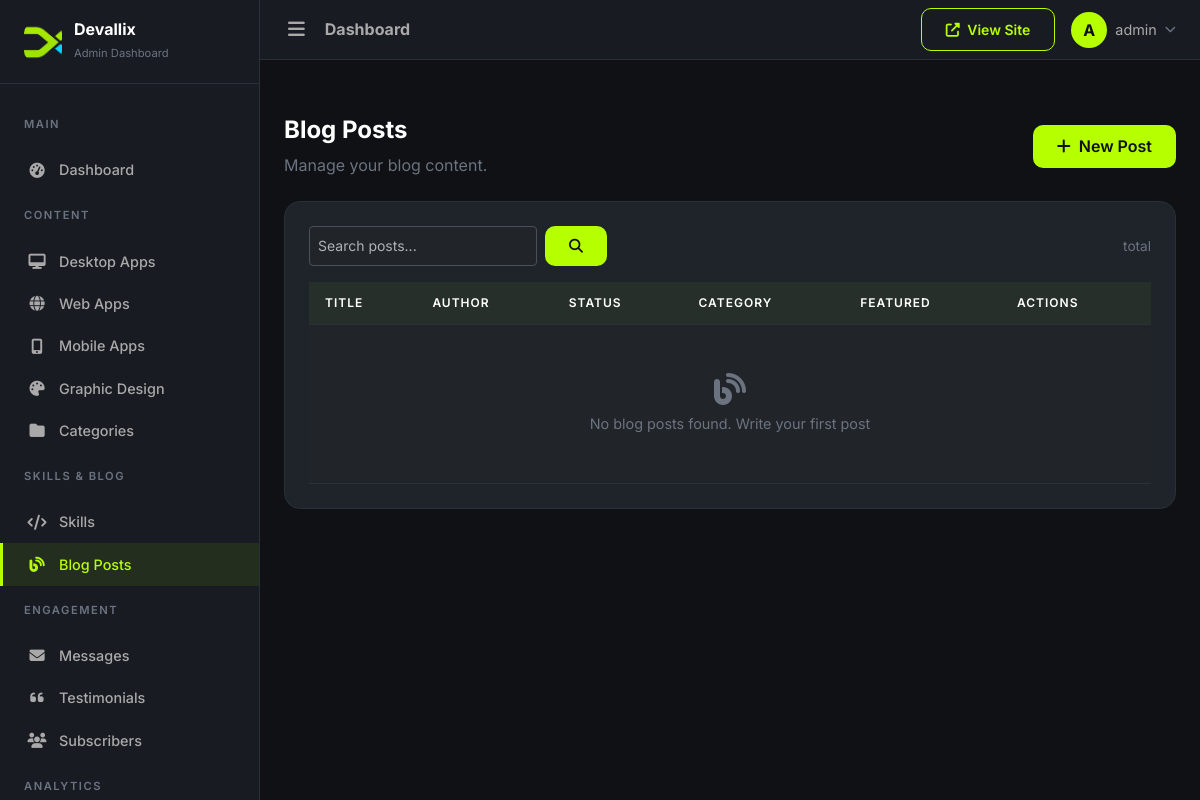
Screenshot of /dashboard/blog/ (signed in) with the database file from the repository.
### apps/core/models.py (models this page shows, shortened)
class SiteSettings(models.Model):
    site_name = models.CharField(max_length=200, default='DevPortfolio')
    site_tagline = models.CharField(max_length=300, blank=True)
    logo = models.ImageField(upload_to='uploads/site/', blank=True, null=True)
    favicon = models.ImageField(upload_to='uploads/site/', blank=True, null=True)
    hero_title = models.CharField(max_length=300, blank=True)
    hero_subtitle = models.TextField(blank=True)
    hero_cta_text = models.CharField(max_length=100, default='View Portfolio')
    hero_cta_url = models.CharField(max_length=300, default='/portfolio/')
    about_image = models.ImageField(upload_to='uploads/site/', blank=True, null=True)
    footer_text = models.TextField(blank=True)
    meta_title = models.CharField(max_length=200, blank=True)
    meta_description = models.TextField(blank=True)
    meta_keywords = models.TextField(blank=True)
    og_image = models.ImageField(upload_to='uploads/site/', blank=True, null=True)
    google_analytics_code = models.TextField(blank=True)
    email = models.EmailField(blank=True)
    phone = models.CharField(max_length=20, blank=True)
    address = models.TextField(blank=True)
    github_url = models.URLField(blank=True)
    linkedin_url = models.URLField(blank=True)
    twitter_url = models.URLField(blank=True)
    youtube_url = models.URLField(blank=True)
    facebook_url = models.URLField(blank=True)
    instagram_url = models.URLField(blank=True)
    updated_at = models.DateTimeField(auto_now=True)
    class Meta:
        verbose_name = 'Site Settings'
        verbose_name_plural = 'Site Settings'
    @classmethod
    def load(cls):
        obj, created = cls.objects.get_or_create(pk=1)
        return obj

### apps/accounts/models.py (models this page shows, shortened)
class User(AbstractUser):
    email = models.EmailField(unique=True)
    bio = models.TextField(blank=True)
    avatar = models.ImageField(upload_to='avatars/', blank=True, null=True)
    job_title = models.CharField(max_length=200, blank=True)
    phone = models.CharField(max_length=20, blank=True)
    location = models.CharField(max_length=200, blank=True)
    website = models.URLField(blank=True)
    github = models.URLField(blank=True)
    linkedin = models.URLField(blank=True)
    twitter = models.URLField(blank=True)
    class Meta:
        verbose_name = 'User'
        verbose_name_plural = 'Users'

### apps/dashboard/views.py (the view)
# urls.py: path('blog/', views.BlogPostListView.as_view(), name='blog_list'),
class BlogPostListView(DashboardLoginRequiredMixin, ListView):
    model = BlogPost
    template_name = 'dashboard/blog_list.html'
    context_object_name = 'posts'
    paginate_by = 20
    def get_queryset(self):
        qs = BlogPost.objects.all()
        search = self.request.GET.get('q')
        status = self.request.GET.get('status')
        if search:
            qs = qs.filter(title__icontains=search)
        if status:
            qs = qs.filter(status=status)
        return qs

### templates/dashboard/blog_list.html (shortened to what this page needs)
{% extends 'dashboard/base_dashboard.html' %}
{% block content %}
<div class="page-section">
    <div class="d-flex justify-content-between align-items-center mb-4">
        <div>
            <h4 class="page-title">Blog Posts</h4>
            <p style="color:var(--text-dim);margin:0;">Manage your blog content.</p>
        </div>
        <a href="{% url 'dashboard:blog_create' %}" class="btn btn-accent">
            <i class="fas fa-plus me-1"></i> New Post
        </a>
    </div>
    <div class="dashboard-card">
        <div class="d-flex justify-content-between align-items-center mb-3">
            <form method="get" class="d-flex gap-2" style="max-width:400px;">
                <input type="text" name="search" class="form-control form-control-sm" placeholder="Search posts..." value="{{ search_query|default:'' }}">
                <button type="submit" class="btn btn-accent btn-sm"><i class="fas fa-search"></i></button>
            </form>
            <span style="color:var(--text-dim);font-size:0.85rem;">{{ posts.paginator.count }} total</span>
        </div>
        <div class="table-responsive">
            <table class="table table-dashboard mb-0">
                <thead>
                    <tr>
                        <th>Title</th>
                        <th>Author</th>
                        <th>Status</th>
                        <th>Category</th>
                        <th>Featured</th>
                        <th style="width:150px;">Actions</th>
                    </tr>
                </thead>
                <tbody>
                    {% for post in posts %}
                    <tr>
                        <td>
                            <div class="d-flex align-items-center gap-2">
                                {% if post.featured_image %}
                                <img src="{{ post.featured_image.url }}" alt="{{ post.title }}" style="width:32px;height:32px;border-radius:8px;object-fit:cover;">
                                {% else %}
                                <div style="width:32px;height:32px;border-radius:8px;background:var(--accent);display:flex;align-items:center;justify-content:center;flex-shrink:0;">
                                    <i class="fas fa-blog" style="color:var(--bg-primary);font-size:0.8rem;"></i>
                                </div>
                                {% endif %}
                                <div>
                                    <span style="font-weight:600;">{{ post.title|truncatewords:8 }}</span>
                                    {% if post.published_at %}
                                    <div style="color:var(--text-dim);font-size:0.8rem;">{{ post.published_at|date:"M d, Y" }}</div>
                                    {% endif %}
                                </div>
                            </div>
                        </td>
                        <td style="color:var(--text-muted);">{{ post.author.get_short_name|default:post.author.username }}</td>
                        <td>
                            {% if post.status == 'published' %}
                            <span style="background:rgba(40,167,69,0.15);color:#28a745;padding:3px 8px;border-radius:6px;font-size:0.75rem;">Published</span>
                            {% else %}
                            <span style="background:rgba(255,193,7,0.15);color:#ffc107;padding:3px 8px;border-radius:6px;font-size:0.75rem;">Draft</span>
                            {% endif %}
                        </td>
                        <td style="color:var(--text-muted);">{{ post.category|default:"—" }}</td>
                        <td>
                            {% if post.featured %}
                            <span style="background:rgba(182,255,0,0.15);color:var(--accent);padding:3px 8px;border-radius:6px;font-size:0.75rem;">Featured</span>
                            {% else %}
                            <span style="color:var(--text-dim);font-size:0.85rem;">—</span>
                            {% endif %}
                        </td>
                        <td>
                            <div class="d-flex gap-1">
                                <a href="{% url 'dashboard:blog_edit' pk=post.pk %}" class="btn btn-outline-accent btn-sm" title="Edit">
                                    <i class="fas fa-edit"></i>
                                </a>
                                <a href="{% url 'dashboard:blog_delete' pk=post.pk %}" class="btn btn-sm" style="background:rgba(220,53,69,0.15);color:#dc3545;border:1px solid rgba(220,53,69,0.3);" title="Delete">
                                    <i class="fas fa-trash"></i>
                                </a>
                            </div>
                        </td>
                    </tr>
                    {% empty %}
                    <tr>
                        <td colspan="6" class="text-center" style="color:var(--text-dim);padding:3rem;">
                            <i class="fas fa-blog" style="font-size:2rem;display:block;margin-bottom:0.5rem;"></i>
                            No blog posts found. <a href="{% url 'dashboard:blog_create' %}">Write your first post</a>
                        </td>
                    </tr>
                    {% endfor %}
                </tbody>
            </table>
        </div>
    </div>
</div>
{% endblock %}

### templates/dashboard/includes/sidebar.html (shortened to what this page needs)
<nav class="sidebar" id="sidebar">
    <div class="sidebar-brand">
        {% if site_settings.logo %}
        <img src="{{ site_settings.logo.url }}" alt="{{ site_settings.site_name }}" style="width:38px;height:38px;border-radius:10px;object-fit:cover;">
        {% else %}
        <div class="brand-icon"><span>D</span></div>
        {% endif %}
        <div>
            <h5>{{ site_settings.site_name|default:'DevPortfolio' }}</h5>
            <small>Admin Dashboard</small>
        </div>
    </div>
    <div class="sidebar-nav">
        <div class="nav-section">
            <div class="nav-section-title">Main</div>
        </div>
        <a href="{% url 'dashboard:dashboard_home' %}" class="nav-link {% if request.resolver_match.url_name == 'dashboard_home' %}active{% endif %}">
            <i class="fas fa-tachometer-alt"></i> Dashboard
        </a>
        <div class="nav-section">
            <div class="nav-section-title">Content</div>
        </div>
        <a href="{% url 'dashboard:app_list' %}" class="nav-link {% if '/dashboard/desktop-apps/' in request.path %}active{% endif %}">
            <i class="fas fa-desktop"></i> Desktop Apps
        </a>
        <a href="{% url 'dashboard:project_list' %}" class="nav-link {% if '/dashboard/web-apps/' in request.path %}active{% endif %}">
            <i class="fas fa-globe"></i> Web Apps
        </a>
        <a href="{% url 'dashboard:mobile_app_list' %}" class="nav-link {% if '/dashboard/mobile-apps/' in request.path %}active{% endif %}">
            <i class="fas fa-mobile-alt"></i> Mobile Apps
        </a>
        <a href="{% url 'dashboard:design_list' %}" class="nav-link {% if '/dashboard/graphic-design/' in request.path %}active{% endif %}">
            <i class="fas fa-palette"></i> Graphic Design
        </a>
        <a href="{% url 'dashboard:category_list' %}" class="nav-link {% if 'category' in request.resolver_match.url_name %}active{% endif %}">
            <i class="fas fa-folder"></i> Categories
        </a>
        <div class="nav-section">
            <div class="nav-section-title">Skills & Blog</div>
        </div>
        <a href="{% url 'dashboard:skill_list' %}" class="nav-link {% if 'skill' in request.resolver_match.url_name %}active{% endif %}">
            <i class="fas fa-code"></i> Skills
        </a>
        <a href="{% url 'dashboard:blog_list' %}" class="nav-link {% if 'blog' in request.resolver_match.url_name %}active{% endif %}">
            <i class="fas fa-blog"></i> Blog Posts
        </a>
        <div class="nav-section">
            <div class="nav-section-title">Engagement</div>
        </div>
        <a href="{% url 'dashboard:message_list' %}" class="nav-link {% if 'message' in request.resolver_match.url_name %}active{% endif %}">
            <i class="fas fa-envelope"></i> Messages
        </a>
        <a href="{% url 'dashboard:testimonial_list' %}" class="nav-link {% if 'testimonial' in request.resolver_match.url_name %}active{% endif %}">
            <i class="fas fa-quote-left"></i> Testimonials
        </a>
        <a href="{% url 'dashboard:subscriber_list' %}" class="nav-link {% if 'subscriber' in request.resolver_match.url_name %}active{% endif %}">
            <i class="fas fa-users"></i> Subscribers
        </a>
        <div class="nav-section">
            <div class="nav-section-title">Analytics</div>
        </div>
    </div>
</nav>

### templates/dashboard/includes/topbar.html (shortened to what this page needs)
<header class="topbar">
    <div class="d-flex align-items-center gap-3">
        <button class="sidebar-toggler">
            <i class="fas fa-bars"></i>
        </button>
        <h6 class="mb-0 fw-bold" style="color:var(--text-muted);">{% block topbar_title %}Dashboard{% endblock %}</h6>
    </div>
    <div class="d-flex align-items-center gap-3">
        <a href="{% url 'core:home' %}" class="btn btn-sm btn-outline-accent" target="_blank">
            <i class="fas fa-external-link-alt me-1"></i> View Site
        </a>
        <div class="dropdown">
            <a class="d-flex align-items-center gap-2 text-decoration-none" href="#" data-bs-toggle="dropdown">
                <div style="width:36px;height:36px;border-radius:50%;background:var(--accent);display:flex;align-items:center;justify-content:center;">
                    <span style="color:var(--bg-primary);font-weight:700;">{{ request.user.first_name.0|default:request.user.username.0|upper }}</span>
                </div>
                <span style="color:var(--text-muted);font-size:0.9rem;">{{ request.user.get_short_name|default:request.user.username }}</span>
                <i class="fas fa-chevron-down" style="font-size:0.7rem;color:var(--text-dim);"></i>
            </a>
        </div>
    </div>
</header>

### rows the page displays
SiteSettings: logo (picture), site_name "Devallix"
User: user.first_name.0 "A", user.get_short_name "admin"
